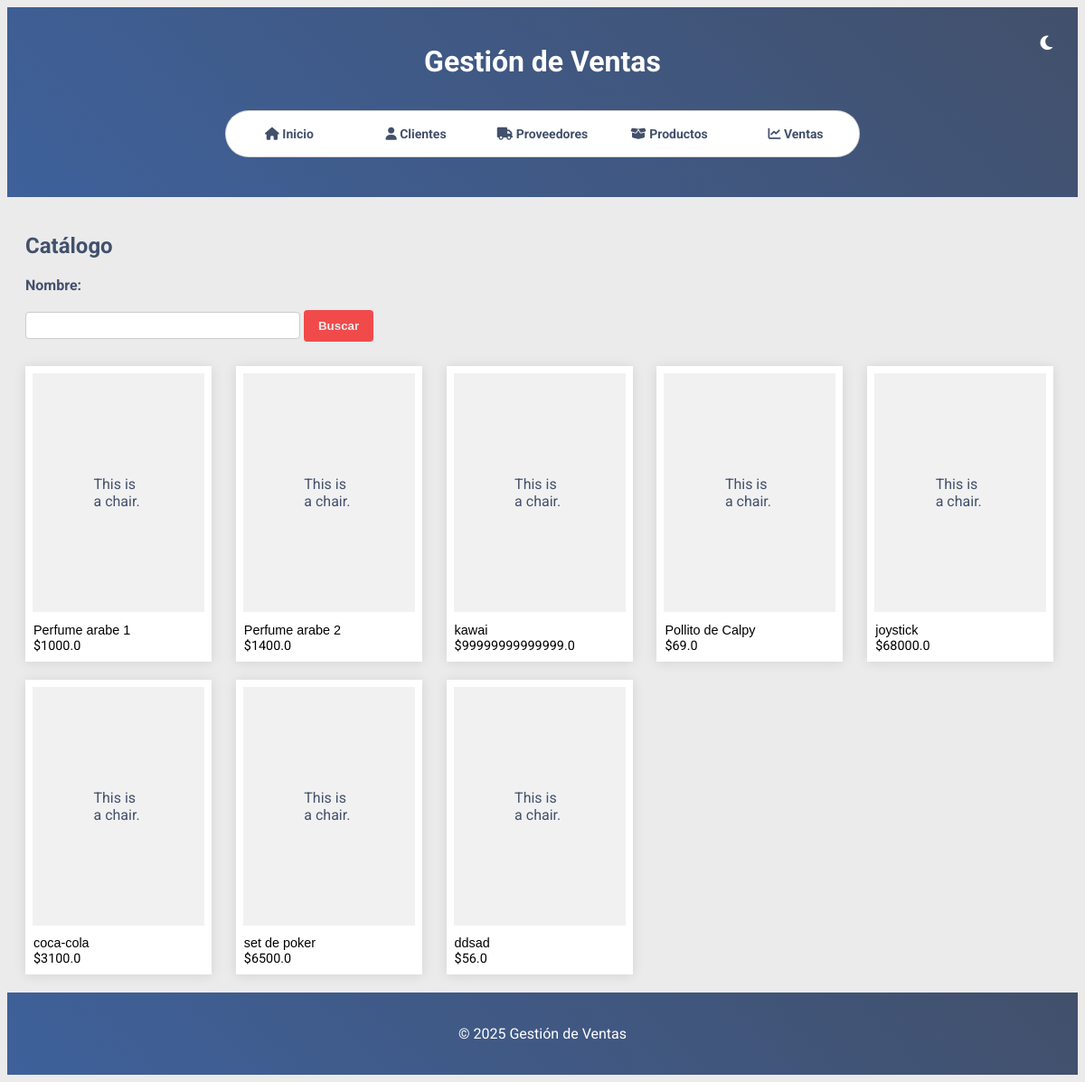
/productos/catalogo, run on an earlier commit of the app's database.
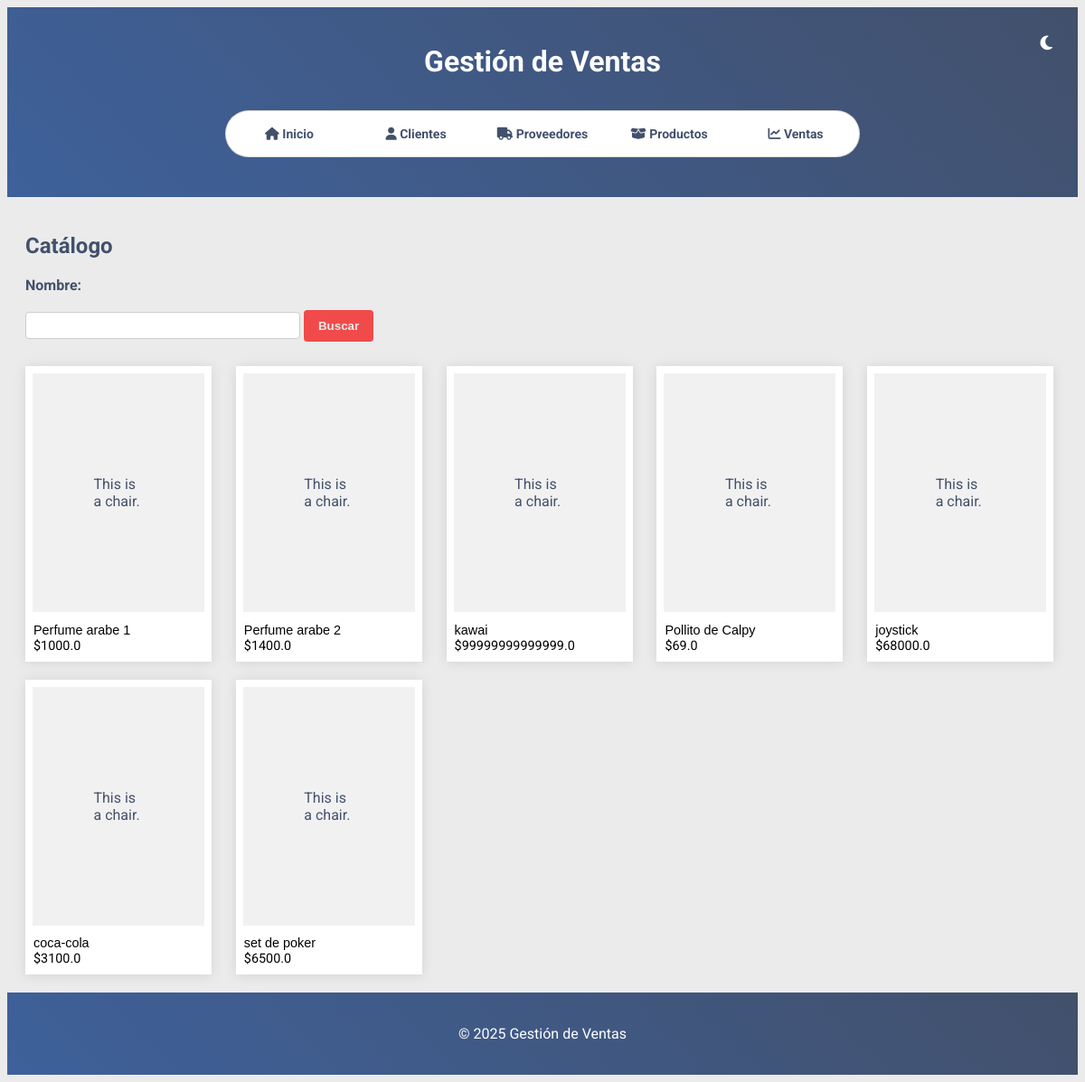
And on a later commit of the database.
### models/producto.py (models this page shows, shortened)
class Producto(db.Model):
    __tablename__ = 'productos'
    id = db.Column(db.Integer, primary_key=True)
    name = db.Column(db.String(50), nullable=False)
    precio = db.Column(db.Float, nullable=True)
    stock = db.Column(db.Integer, nullable=True)
    categoria = db.Column(db.String(50), nullable=False)
    proveedor_id = db.Column(db.Integer, db.ForeignKey('proveedores.id'), nullable=False)

### routes/productos.py (the view)
@bp.route("/catalogo")
def catalogo():
    lista_de_productos = get_all_productos()
    return render_template('productos/catalogo.html', products=lista_de_productos)

### services/productos_service.py (called while the page is built)
def get_all_productos():
    return Producto.query.all()

### templates/productos/catalogo.html (shortened to what this page needs)
{% extends "base.html" %}
{% block content %}
  <h2>Catálogo</h2>
  <form method="POST">
      <label for="nombre">Nombre:</label>
      <input type="text" id="nombre" name="nombre" required>
      <button type="submit">Buscar</button>
  </form>
  <div class="catalog">
    {% for product in products %}
      <div class="card">
        <div class="image">
          {% if product.image_url %}
            <img src="{{ product.image_url }}" alt="{{ product.name }}">
          {% else %}
            <span class="text">This is a chair.</span>
          {% endif %}
        </div>
        <span class="title">{{ product.name }}</span>
        <span class="price">${{ product.precio }}</span>
      </div>
    {% else %}
      <p>No se encontraron productos.</p>
    {% endfor %}
  </div>
{% endblock %}

What changed in the data, as far as the page shows it:
removed Producto: name "ddsad", precio "56.0"
